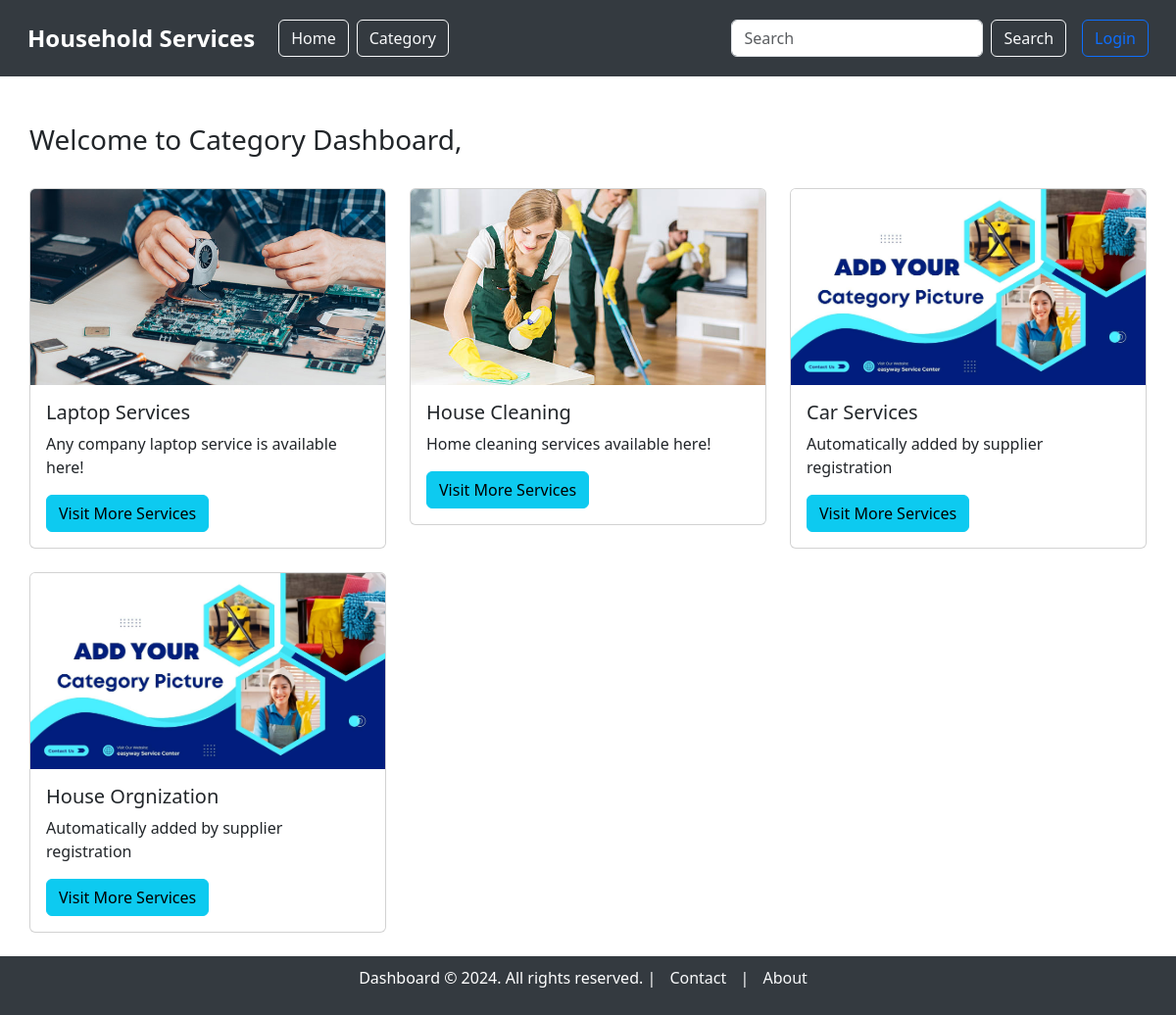
Page /category_dashboard on the earlier database version.
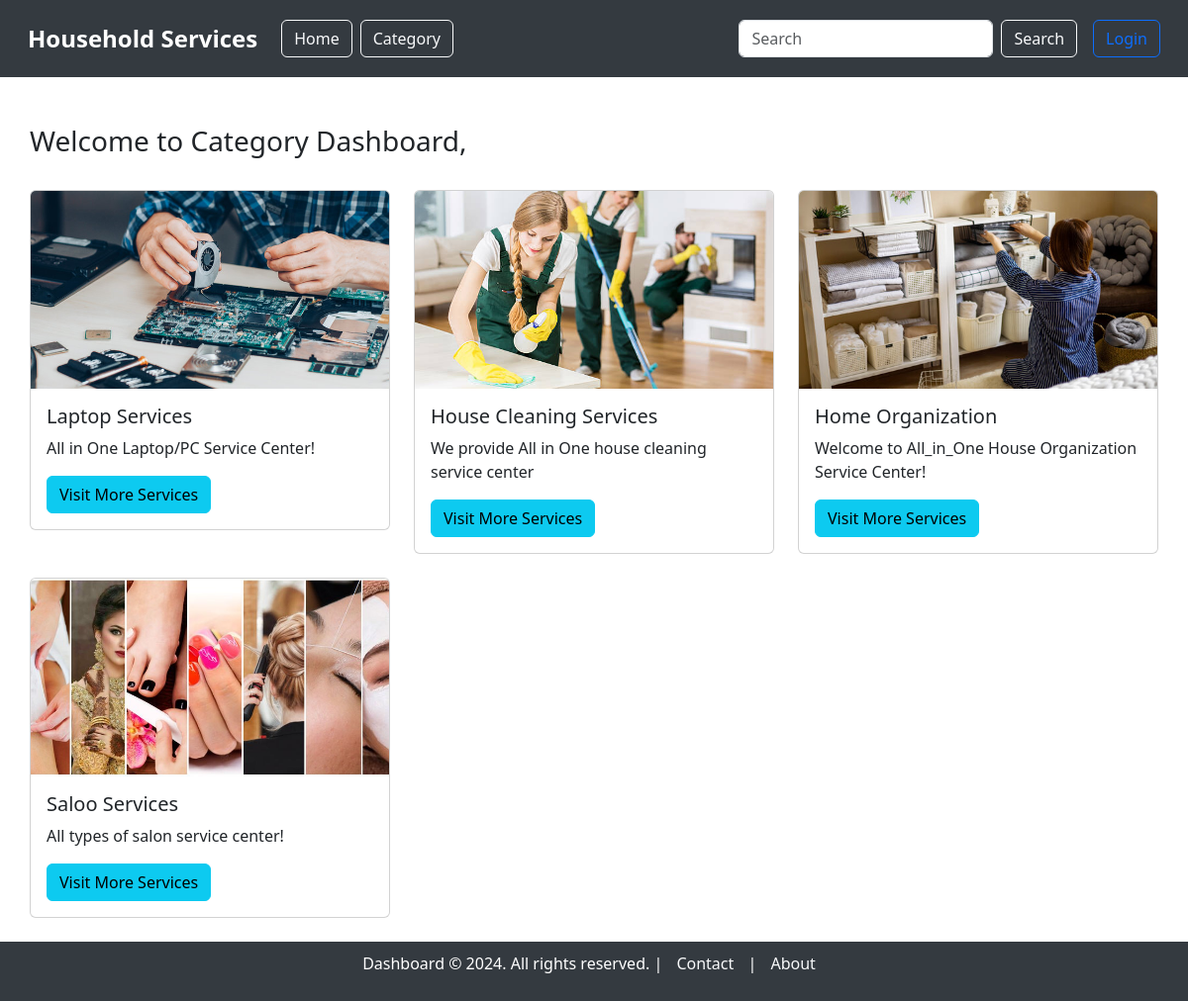
Same page on the later database version.
### model.py (models this page shows, shortened)
class Category(db.Model):
    __tablename__ = "category"
    category_id = db.Column(db.Integer, autoincrement=True, primary_key=True)
    category_name = db.Column(db.String, unique=True, nullable=False)
    category_description = db.Column(db.String, nullable=False)
    picture = db.Column(db.String)  # Path to the uploaded picture

### main.py (the view)
@app.route('/category_dashboard', methods=['GET'])
def category_dashboard():
    categories = Category.query.all()
    users = User.query.filter_by(role='supplier').all()
    current_user = None
    if 'user_id' in session:
        current_user = User.query.filter_by(user_id=session['user_id']).first()
    return render_template('category/category_dashboard.html', categories=categories, users=users, current_user=current_user)

### templates/category/category_dashboard.html (shortened to what this page needs)
{% extends 'base_dashboard.html' %}
{% block content %}
<div class="container mt-5">
    <div class="d-flex justify-content-between align-items-center mb-4">
        <h3>Welcome to Category Dashboard, {{ current_user.full_name }}</h3>
    </div>
    {% if categories %}
        <div class="row">
            {% for category in categories %}
                <div class="col-md-4 mb-4">
                    <div class="card">
                        {% if category.picture %}
                            <img src="{{ url_for('static', filename='uploads/' + category.picture) }}" class="card-img-top" alt="Category Image" style="height: 200px; object-fit: cover;">
                        {% else %}
                            <img src="{{ url_for('static', filename='images/default-category.jpg') }}" class="card-img-top" alt="Default Category Image" style="height: 200px; object-fit: cover;">
                        {% endif %}
                        <div class="card-body">
                            <h5 class="card-title">{{ category.category_name }}</h5>
                            <p class="card-text">{{ category.category_description }}</p>
                                {% set supplier = users | selectattr('role', 'equalto', 'supplier')
                                    | selectattr('service_name', 'equalto', category.category_name) | first %}
                            <div class="d-flex justify-content-between">
                                <a href="{{ url_for('service_dashboard', category_id=category.category_id) }}" class="btn btn-info">Visit More Services</a>
                            </div>
                        </div>
                    </div>
                </div>
            {% endfor %}
        </div>
    {% else %}
        <p class="text-center mt-4">No categories available.</p>
    {% endif %}
</div>
{% endblock %}

### templates/base_dashboard.html (shortened to what this page needs)
<!DOCTYPE html>
<html lang="en">
<head>
    <link href="https://cdn.jsdelivr.net/npm/bootstrap@5.3.3/dist/css/bootstrap.min.css" rel="stylesheet"
>
    <link rel="stylesheet" href="https://cdnjs.cloudflare.com/ajax/libs/font-awesome/5.15.4/css/all.min.css">
</head>
<body>
    <nav class="navbar navbar-expand-lg">
        <div class="container-fluid">
            <a class="navbar-brand" href="/">Household Services</a>
            <div class="collapse navbar-collapse" id="navbarNavDropdown">
                <ul class="navbar-nav me-auto mb-2 mb-lg-0">
                    <li class="nav-item">
                        <a class="btn btn-outline-light ms-2" href="/">Home</a>
                    </li>
                    <li class="nav-item">
                        <a class="btn btn-outline-light ms-2" href="{{ url_for('category_dashboard') }}">Category</a>
                    </li>
                </ul>
                <form class="d-flex me-3" action="/search" method="GET">
                    <input class="form-control me-2" type="search" name="query" placeholder="Search" aria-label="Search">
                    <button class="btn btn-outline-light" type="submit">Search</button>
                </form>
                <ul class="navbar-nav">
                    {% if session.get('username') %}
                        <li class="nav-item dropdown">
                            <a class="nav-link dropdown-toggle" href="#" id="accountDropdown" role="button"
                                data-bs-toggle="dropdown" aria-expanded="false">
                                Account
                            </a>
                            <ul class="dropdown-menu" aria-labelledby="accountDropdown">
                                <li><a class="dropdown-item" href="{{ url_for('profile', user_id=session.get('user_id')) }}">Profile</a></li>
                                <li><a class="dropdown-item" href="{% if session.get('role') == 'supplier' %}{{ url_for('supplier_dashboard') }}{% elif session.get('role') == 'customer' %}{{ url_for('customer_dashboard') }}{% elif session.get('role') == 'admin' %}{{ url_for('admin_dashboard') }}{% endif %}">Dashboard</a></li>
                            </ul>
                        </li>
                        <li class="nav-item dropdown">
                            <a class="nav-link dropdown-toggle" href="#" id="moreDropdown" role="button"
                                data-bs-toggle="dropdown" aria-expanded="false">
                                More
                            </a>
                            <ul class="dropdown-menu" aria-labelledby="moreDropdown">
                                <li><a class="dropdown-item" href="{{ url_for('view_service_requests') }}">Service Requests</a></li>
                                <li>
                                    <a class="dropdown-item" href="
                                        {% if session.get('role') == 'supplier' %}
                                            {{ url_for('supplier_summary', user_id=session.get('user_id')) }}
                                        {% elif session.get('role') == 'customer' %}
                                            {{ url_for('customer_summary', user_id=session.get('user_id')) }}
                                        {% elif session.get('role') == 'admin' %}
                                            {{ url_for('admin_summary') }}
                                        {% endif %}
                                    ">
                                        Summary
                                    </a>
                                </li>
                                {% if session.get('role') == 'admin' %}
                                    <li><a class="dropdown-item" href="{{ url_for('member_list') }}">Member List</a></li>
                                {% endif %}
                            </ul>
                        </li>
                        <li class="nav-item">
                            <form action="{{ url_for('logout') }}" method="POST" class="d-inline">
                                <button type="submit" class="btn btn-outline-danger">Logout</button>
                            </form>
                        </li>
                    {% else %}
                        <li class="nav-item">
                            <a class="btn btn-outline-primary" href="/login">Login</a>
                        </li>
                    {% endif %}
                </ul>
            </div>
        </div>
    </nav>
    <div class="container mt-5" style="min-height: 80vh;">
        {% block content %}
        {% endblock %}
    </div>
    <footer>
        <p>Dashboard © 2024. All rights reserved. |
            <a href="/contact">Contact</a> |
            <a href="/about">About</a>
        </p>
    </footer>
</body>
</html>

### templates/base_dashboard.html (style rules this page uses)
.navbar-brand { font-weight: bold; font-size: 1.5rem; }
.navbar { background-color: #343a40; padding: 1rem; }
.navbar .nav-link, .navbar .navbar-brand { color: white; }
footer { background-color: #343a40; color: white; padding: 10px 0; text-align: center; width: 100%; position: relative; bottom: 0; }
footer a { color: #f8f9fa; margin: 0 10px; text-decoration: none; }
body { overflow-x: hidden; }
.container { max-width: 100%; padding: 0 15px; }

Differences in the rows shown:
removed Category: category_name "Car Services", category_description "Automatically added by supplier registration"
removed Category: category_name "House Orgnization", category_description "Automatically added by supplier registration"
changed Category "Laptop Services": category_description "Any company laptop service is available here!" → "All in One Laptop/PC Service Center!"
changed Category: category_name "House Cleaning" → "House Cleaning Services"; category_description "Home cleaning services available here!" → "We provide All in One house cleaning service center"
added Category: picture (picture), category_name "Home Organization", category_description "Welcome to All_in_One House Organization Service Center!"
added Category: picture (picture), category_name "Saloo Services", category_description "All types of salon service center!"
